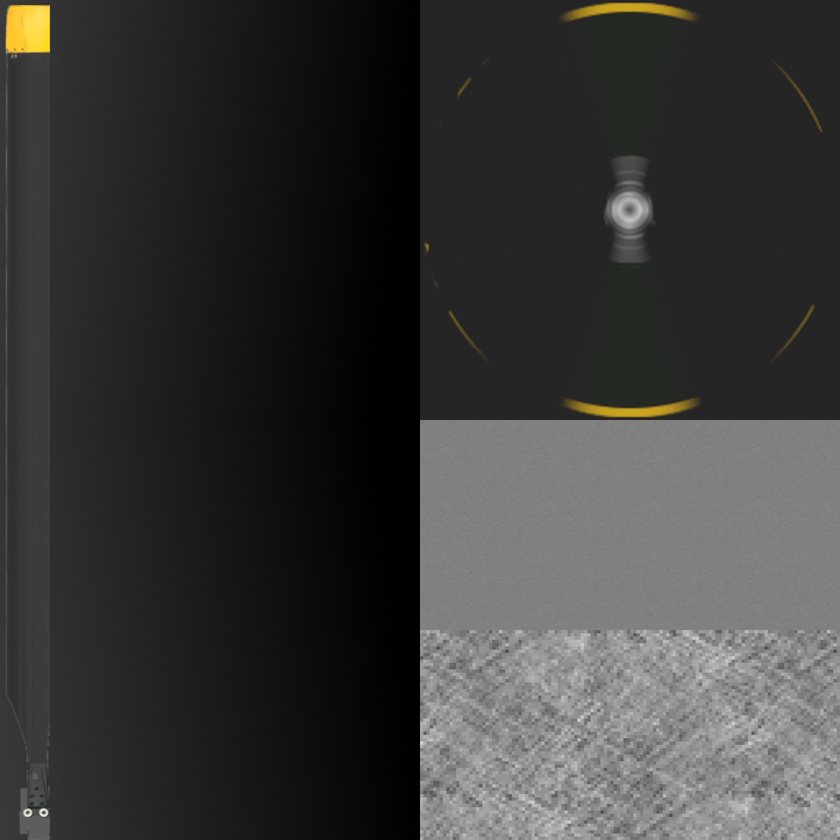
#> input picture assets/models/Alouette-II/Models/Externals/MainRotor/mainrotor.png, 840 x 840 px, shrunk from 1024 x 1024 before the run
$ python make_mainrotor.py
#> lines starting #> are read from the running program, lines starting #| are printed output that depends on the picture; after the words box and inside, x2 and y2 are one past the last pixel; in counts of white or black regions, pixels touching at a corner belong together
### tools/common/paths.py
"""
paths.py
Chemins partagés par les outils : racine du dépôt et sous-dossiers d'assets,
déduits une fois pour toutes de l'emplacement de ce fichier (tools/common/),
quel que soit le script appelant ou son répertoire de travail. Remplace les
calculs de racine empilant plusieurs os.path.dirname(os.path.abspath(...))
répétés dans chaque script (générateurs de textures, outils de terrain).

Auteur : O. Booklage
Licence : GPL v2
"""

from pathlib import Path


def depot_root():
    """Racine du dépôt (le dossier qui contient tools/, assets/, src/...)."""
    return Path(__file__).resolve().parent.parent.parent


def assets_dir(*parts):
    """Chemin sous assets/, à partir de la racine du dépôt. Le dossier n'est
       pas créé : à l'appelant de le faire (os.makedirs / Path.mkdir) si le
       script s'apprête à y écrire."""
    return depot_root().joinpath("assets", *parts)

### tools/livree/make_mainrotor.py
#!/usr/bin/env python3
"""
make_mainrotor.py
Uniformise la couleur du rotor principal de l'Alouette II en gris foncé.

Sur les photos, la tête rotor (moyeu) est de la même couleur que les pales :
un gris foncé uni. Dans la texture d'origine, le centre du moyeu était gris
clair métallique (~130) alors que les pales sont gris moyen (~70), d'où un
rotor bicolore peu fidèle.

L'outil repeint donc en gris foncé uni tous les pixels gris (faible saturation)
de mainrotor.png, et conserve le jaune (embout des pales, repères du moyeu) ainsi
que la transparence. Les couleurs posées sont absolues : le script est
ré-exécutable sans dérive (un second passage redonne le même résultat).

Contrairement à make_tailrotor.py, pas besoin de Blender : mainrotor.png ne sert
qu'au rotor principal (moyeu et pales ; les plans flous et le disque sont écartés
au runtime), donc un repeint direct en espace texture suffit.

Usage : python3 tools/livree/make_mainrotor.py

Auteur : O. Booklage
Licence : GPL v2
"""

import sys
from pathlib import Path

import numpy as np
from PIL import Image

sys.path.insert(0, str(Path(__file__).resolve().parent.parent))  # tools/
from common.paths import assets_dir

MR = assets_dir("models", "Alouette-II", "Models", "Externals", "MainRotor")
SRC_PNG = str(MR / "mainrotor.png")

# Gris foncé uni visé pour tout le corps du rotor (moyeu + pales). Valeur absolue,
# en 0..255. Un aplat uni reste fidèle au rendu voulu (rotor d'une seule couleur) et
# se compresse bien en PNG, contrairement à un grain par pixel qui gonflait le fichier.
GRIS = np.array([38, 38, 41], dtype=np.uint8)


def masque_jaune(rgb):
    """Renvoie le masque booléen des pixels jaunes à conserver (embout de pale,
       repères du moyeu) : rouge et vert élevés, bleu nettement plus faible."""
    r, g, b = rgb[..., 0], rgb[..., 1], rgb[..., 2]
    return (r > 110) & (g > 90) & (b < 95) & (r.astype(np.int32) - b.astype(np.int32) > 45)


def main():
    img = Image.open(SRC_PNG).convert("RGBA")
    px = np.asarray(img, dtype=np.uint8).copy()
    rgb = px[..., :3]
#> rgb is the input picture: shape (840, 840, 3); mean R, G, B 58.1, 58, 56.9
    alpha = px[..., 3]
#> alpha: shape (840, 840); every value is 255

    # On ne repeint que les pixels gris (faible saturation) et visibles : on
    # épargne le jaune et les zones totalement transparentes.
    maxc = rgb.max(axis=2).astype(np.int32)
    minc = rgb.min(axis=2).astype(np.int32)
    sature = (maxc - minc) > 35
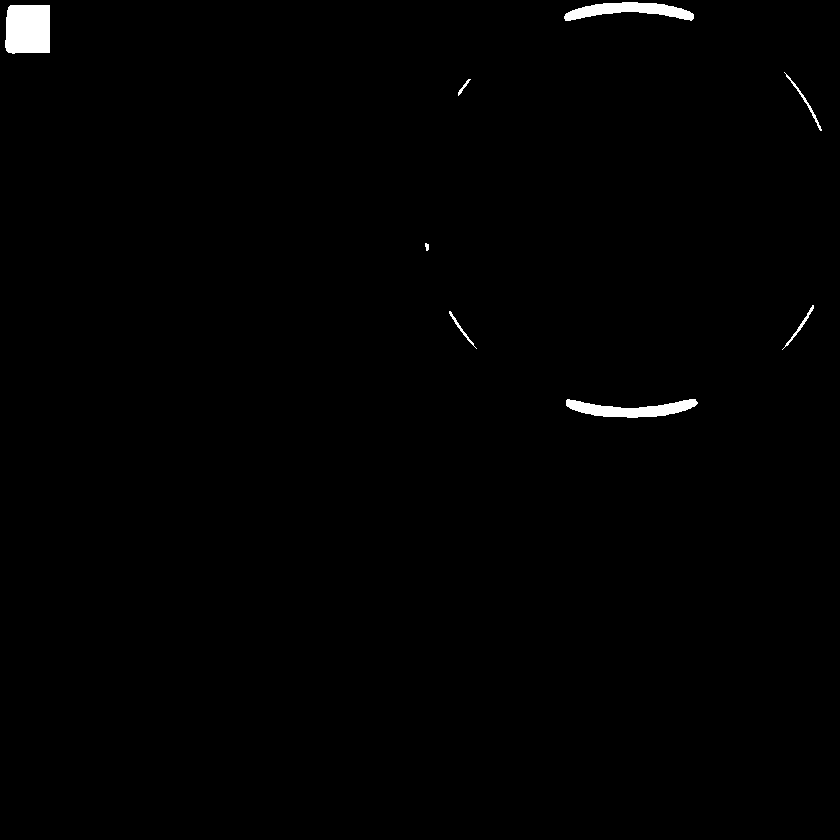
#> sature: shape (840, 840) bool; 0.75% white; 8 white regions, largest, box (x1, y1, x2, y2) and area: (5, 5, 50, 54) 2100, (566, 399, 698, 418) 1349, (564, 2, 694, 21) 1330
    a_repeindre = (~masque_jaune(rgb)) & (~sature) & (alpha > 0)
#> in masque_jaune, `return (r > 110) & (g > 90) & (b < 95) & (r.astype(np.int32) - b.astyp..`:
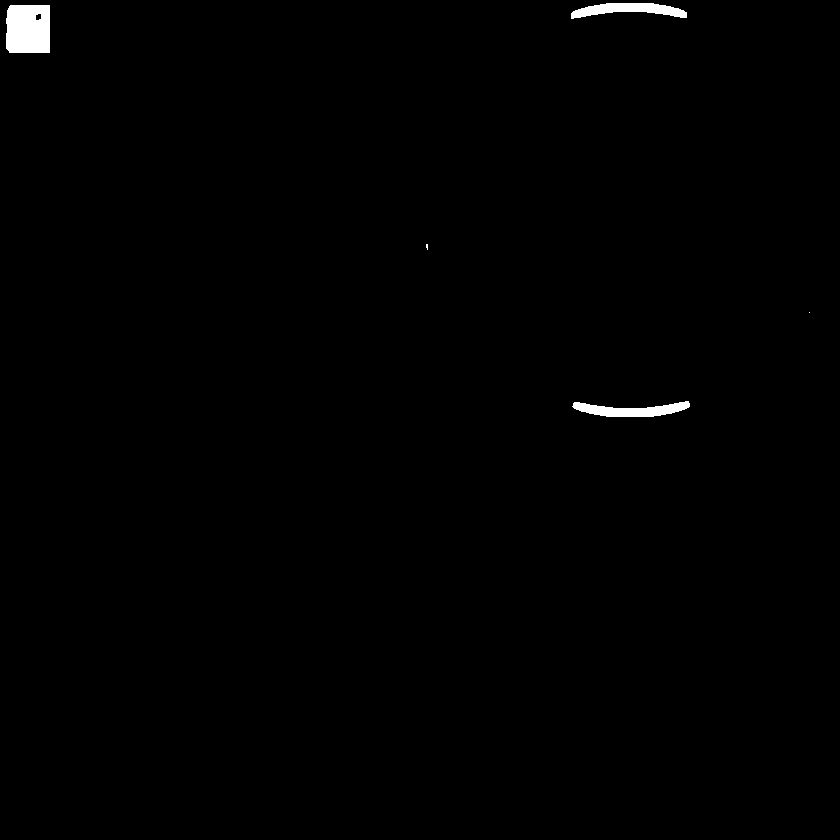
#> returned value: shape (840, 840) bool; 0.59% white; 5 white regions (2 under 20 px), largest, box (x1, y1, x2, y2) and area: (6, 5, 50, 53) 2046, (572, 401, 690, 417) 1064, (571, 3, 687, 19) 1056

    nb = int(a_repeindre.sum())
#> nb = 700343
    px[..., :3] = np.where(a_repeindre[..., None], GRIS[None, None, :], rgb)
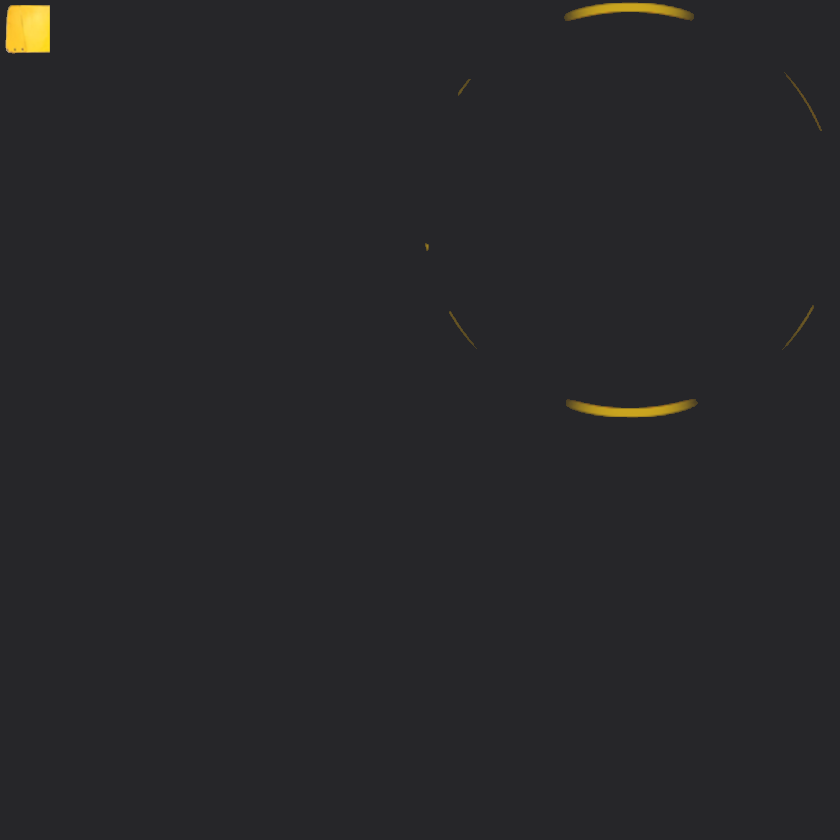
#> px: shape (840, 840, 4); mean R, G, B, A 39.1, 38.9, 41, 255

    # optimize=True : PNG bien compressé (l'aplat uni se réduit fortement).
    Image.fromarray(px, "RGBA").save(SRC_PNG, optimize=True)
    print("[mainrotor] pixels repeints en gris foncé :", nb)
#| [mainrotor] pixels repeints en gris foncé : 700343
    print("[mainrotor] écrit", SRC_PNG)


if __name__ == "__main__":
    main()
